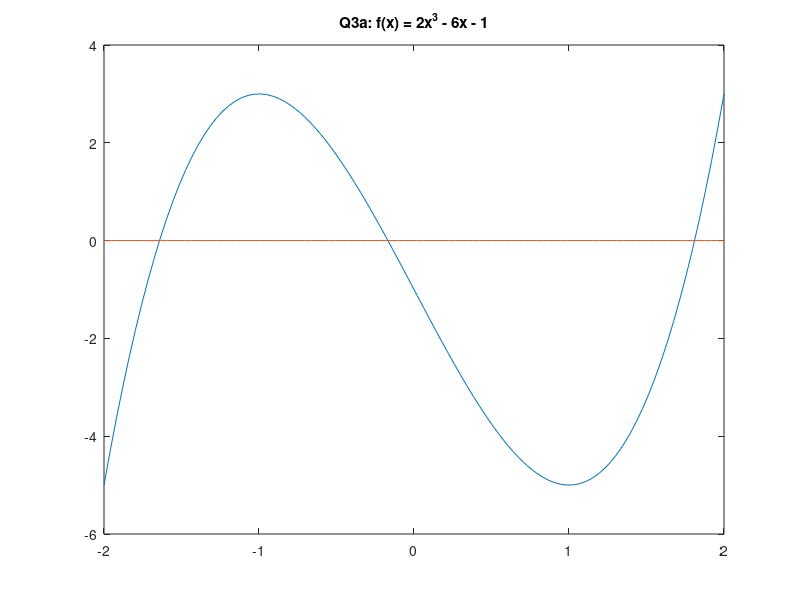
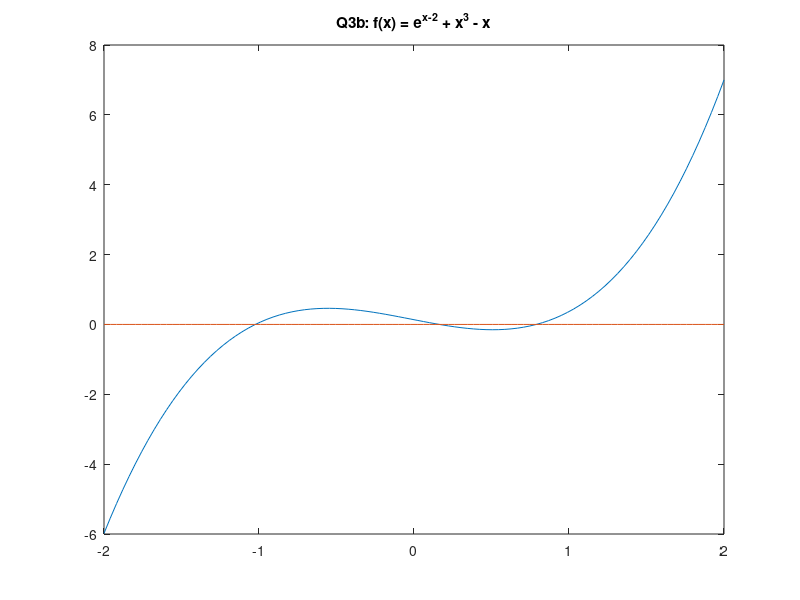
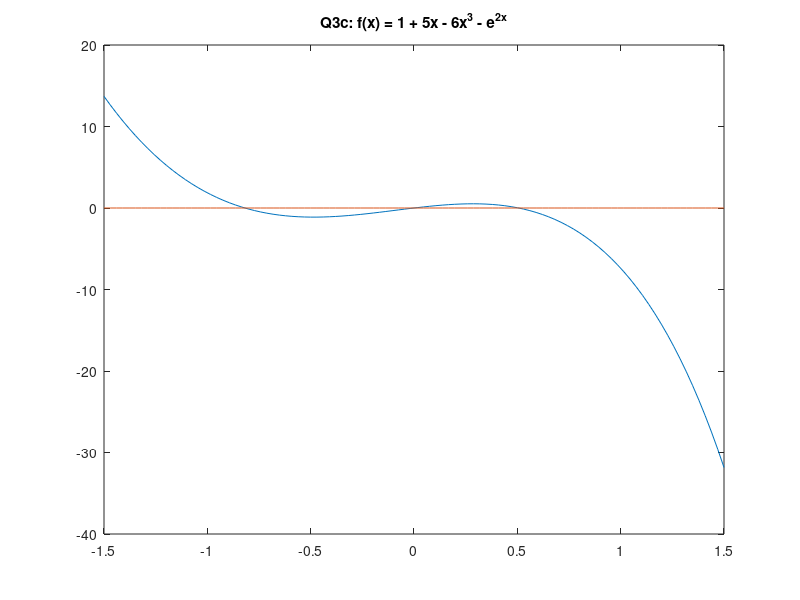

Reproduce these figures in MATLAB, in order.
% Computes the root of a function using the bisection method.
% Written by Zachary Ferguson


% Solve the project questions.
function bisection_method()
    fprintf('Bisection Method\nWrtten by Zachary Ferguson\n\n')

    %%%%%%%%%%%%%%%%%%%%%%%%%%%%%%%%%%%%%%%%%%%%%%%%%%%%%%%%%%%%%%%%%%%%%%
    % Q1a
    fprintf('Q1a:\n\tf(x) = x^3 - 9\n');
    f = @(x) x^3 - 9;
    r = compute_root(f, 2, 3);
    fprintf('\tr = %.10f\n', r);
    y = 3^(2. / 3.);
    print_errors(f, r, y);
    
    %%%%%%%%%%%%%%%%%%%%%%%%%%%%%%%%%%%%%%%%%%%%%%%%%%%%%%%%%%%%%%%%%%%%%%
    % Q1b
    fprintf('Q1b:\n\tf(x) = 3x^3 + x^2 - x - 5\n');
    f = @(x) 3 * x^3 + x^2 - x - 5;
    r = compute_root(f, 1, 2);
    fprintf('\tr = %.10f\n', r);
    y = (1. / 9. * (-1 + (593 - 27 * (481^0.5))^(1.0 / 3.0) + ...
        (593 + 27 * (481^0.5))^(1.0 / 3.0)));
    print_errors(f, r, y);

    %%%%%%%%%%%%%%%%%%%%%%%%%%%%%%%%%%%%%%%%%%%%%%%%%%%%%%%%%%%%%%%%%%%%%%
    % Q1c
    fprintf('Q1c:\n\tf(x) = cos^2(x) - x + 6\n');
    f = @(x) cos(x) * cos(x) - x + 6;
    r = compute_root(f, 6, 7);
    fprintf('\tr = %.10f\n', r);
    y = 6.7760923163195023262;
    print_errors(f, r, y);

    %%%%%%%%%%%%%%%%%%%%%%%%%%%%%%%%%%%%%%%%%%%%%%%%%%%%%%%%%%%%%%%%%%%%%%
    % Q3a
    fprintf('Q3a:\n\tf(x) = 2x^3 - 6x - 1\n');
    f = @(x) 2.0 * x.^3 - 6 * x - 1;

    x = linspace(-2, 2);
    y = f(x);
    figure;
    plot(x, y, x, 0*y);
    title('Q3a: f(x) = 2x^3 - 6x - 1');
    
    fprintf('\n\ta, b = -2, -1\n');
    r = compute_root(f, -2, -1);
    fprintf('\tr1 = %.10f\n', r);
    y = -1.64178352745293;
    print_errors(f, r, y);

    fprintf('\n\ta, b = -1, 0\n');
    r = compute_root(f, -1, 0);
    fprintf('\tr2 = %.10f\n', r);
    y = -0.168254401781027;
    print_errors(f, r, y);

    fprintf('\n\ta, b = 1, 2\n');
    r = compute_root(f, 1, 2);
    fprintf('\tr3 = %.10f\n', r);
    y = 1.81003792923395;
    print_errors(f, r, y);

    %%%%%%%%%%%%%%%%%%%%%%%%%%%%%%%%%%%%%%%%%%%%%%%%%%%%%%%%%%%%%%%%%%%%%%
    % Q3b
    fprintf('Q3b:\n\tf(x) = e^(x-2) + x^3 - x\n');
    f = @(x) exp(x - 2) + x.^3 - x;

    x = linspace(-2, 2);
    y = f(x);
    figure;
    plot(x, y, x, 0*y);
    title('Q3b: f(x) = e^{x-2} + x^3 - x');
    
    fprintf('\n\ta, b = -2, -1\n');
    r = compute_root(f, -2, -1);
    fprintf('\tr1 = %.10f\n', r);
    y = -1.0234821948582364944;
    print_errors(f, r, y);

    fprintf('\n\ta, b = -0.5, -0.5\n');
    r = compute_root(f, -0.5, 0.5);
    fprintf('\tr2 = %.10f\n', r);
    y = 0.16382224325010849634;
    print_errors(f, r, y);

    fprintf('\n\ta, b = 0.5, 1.5\n');
    r = compute_root(f, 0.5, 1.5);
    fprintf('\tr3 = %.10f\n', r);
    y = 0.78894138905554556637;
    print_errors(f, r, y);

    %%%%%%%%%%%%%%%%%%%%%%%%%%%%%%%%%%%%%%%%%%%%%%%%%%%%%%%%%%%%%%%%%%%%%%
    % Q3c
    fprintf('Q3c:\n\tf(x) = 1 + 5x - 6x^3 - e^(2x)\n');
    f = @(x) 1 + 5 * x - 6 * x.^3 - exp(2 * x);

    x = linspace(-1.5, 1.5);
    y = f(x);
    figure;
    plot(x, y, x, 0*y);
    title('Q3c: f(x) = 1 + 5x - 6x^3 - e^{2x}');
    
    fprintf('\n\ta, b = -1.5, -0.5\n');
    r = compute_root(f, -1.5, -0.5);
    fprintf('\tr1 = %.10f\n', r);
    y = -0.81809373448119542124;
    print_errors(f, r, y);

    fprintf('\n\ta, b = -0.6, 0.4\n');
    r = compute_root(f, -0.6, 0.4);
    fprintf('\tr2 = %.10f\n', r);
    y = 0.0;
    print_errors(f, r, y);

    fprintf('\n\ta, b = 0.5, 1.5\n');
    r = compute_root(f, 0.5, 1.5);
    fprintf('\tr3 = %.10f\n', r);
    y = 0.50630828634622119599;
    print_errors(f, r, y);

    %%%%%%%%%%%%%%%%%%%%%%%%%%%%%%%%%%%%%%%%%%%%%%%%%%%%%%%%%%%%%%%%%%%%%%
    % Q4a
    fprintf('Q4a:\n\tf(x) = x^2 - A\n');
    fprintf('\tA = 2, (a, b) = (1, 2)\n');
    A = 2;
    f = @(x) x^2 - A;
    r = compute_root(f, 1, 2);
    fprintf('\tr = %.10f\n', r);
    y = 2^0.5;
    print_errors(f, r, y);

    %%%%%%%%%%%%%%%%%%%%%%%%%%%%%%%%%%%%%%%%%%%%%%%%%%%%%%%%%%%%%%%%%%%%%%
    % Q4c
    fprintf('Q4b:\n\tA = 3, (a, b) = (1, 2)\n');
    A = 3;
    f = @(x) x^2 - A;
    r = compute_root(f, 1, 2);
    fprintf('\tr = %.10f\n', r);
    y = 3^0.5;
    print_errors(f, r, y);
    
    %%%%%%%%%%%%%%%%%%%%%%%%%%%%%%%%%%%%%%%%%%%%%%%%%%%%%%%%%%%%%%%%%%%%%%
    % Q4c
    fprintf('Q4c:\n\tA = 5, (a, b) = (2, 3)\n');
    A = 5;
    f = @(x) x^2 - A;
    r = compute_root(f, 2, 3);
    fprintf('\tr = %.10f\n', r);
    y = 5^0.5;
    print_errors(f, r, y);
end


% Finds the root of the function, f, in the interval [a, b] within an 
% absolute tolerance.
function r = compute_root(f, a, b, tol)
    if nargin < 4
        tol = 1e-7;
    end
    assert(f(a) * f(b) <= 0);

    n = 0;
    while (abs(b - a) / 2.0) > (0.5 * tol)
        c = (a + b) / 2.0;
        if (f(c) == 0)
            break;
        end

        if (f(a) * f(c) <= 0)
            b = c;
        else
            a = c;
        end
        n = n + 1;
    end
    fprintf('\tn = %d\n', n);
    r = (a + b) / 2.0;
end


% Print the forward and backward error of r.
function print_errors(f, r, y)
    fprintf('\tForward error: %.10f\n', abs(y - r))
    fprintf('\tBackward error: %.10f\n', abs(f(r)))
end
